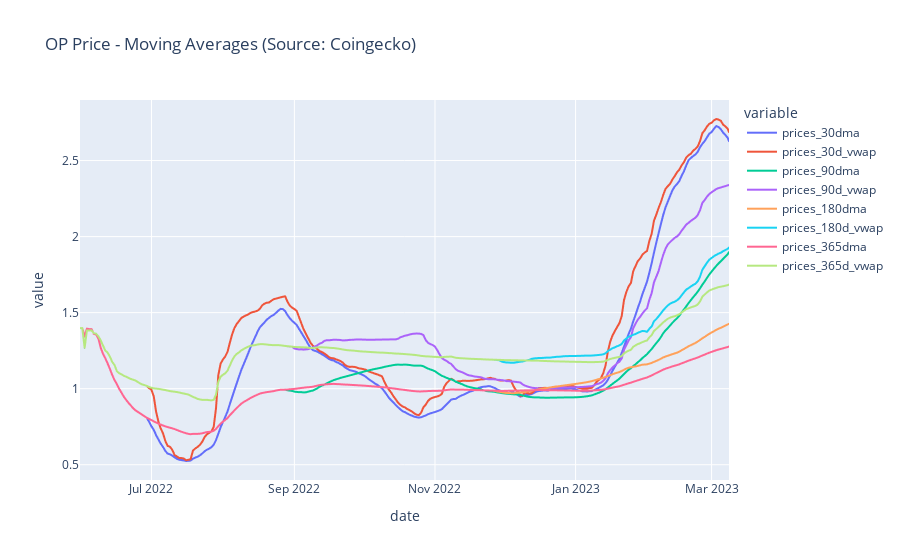

Notebook cell for this chart:
### Code cell
fig = px.line(op_price, x="date", y=prices_cols, title='OP Price - Moving Averages (Source: Coingecko)')
fig.show()

### Figure 1 — Plotly figure (JSON) as saved in the notebook; plotly's stock layout.template omitted (floating-point values rounded to 4 significant figures; data arrays with more than 128 entries replaced by an {"elided": "..."} marker saying what was removed)
{"data": [{"hovertemplate": "variable=prices_30dma<br>date=%{x}<br>value=%{y}<extra></extra>", "legendgroup": "prices_30dma", "line": {"color": "#636efa", "dash": "solid"}, "marker": {"symbol": "circle"}, "mode": "lines", "name": "prices_30dma", "showlegend": true, "type": "scattergl", "x": {"elided": "283 str values"}, "xaxis": "x", "y": {"elided": "283 float values"}, "yaxis": "y"}, {"hovertemplate": "variable=prices_30d_vwap<br>date=%{x}<br>value=%{y}<extra></extra>", "legendgroup": "prices_30d_vwap", "line": {"color": "#EF553B", "dash": "solid"}, "marker": {"symbol": "circle"}, "mode": "lines", "name": "prices_30d_vwap", "showlegend": true, "type": "scattergl", "x": {"elided": "283 str values"}, "xaxis": "x", "y": {"elided": "283 float values"}, "yaxis": "y"}, {"hovertemplate": "variable=prices_90dma<br>date=%{x}<br>value=%{y}<extra></extra>", "legendgroup": "prices_90dma", "line": {"color": "#00cc96", "dash": "solid"}, "marker": {"symbol": "circle"}, "mode": "lines", "name": "prices_90dma", "showlegend": true, "type": "scattergl", "x": {"elided": "283 str values"}, "xaxis": "x", "y": {"elided": "283 float values"}, "yaxis": "y"}, {"hovertemplate": "variable=prices_90d_vwap<br>date=%{x}<br>value=%{y}<extra></extra>", "legendgroup": "prices_90d_vwap", "line": {"color": "#ab63fa", "dash": "solid"}, "marker": {"symbol": "circle"}, "mode": "lines", "name": "prices_90d_vwap", "showlegend": true, "type": "scattergl", "x": {"elided": "283 str values"}, "xaxis": "x", "y": {"elided": "283 float values"}, "yaxis": "y"}, {"hovertemplate": "variable=prices_180dma<br>date=%{x}<br>value=%{y}<extra></extra>", "legendgroup": "prices_180dma", "line": {"color": "#FFA15A", "dash": "solid"}, "marker": {"symbol": "circle"}, "mode": "lines", "name": "prices_180dma", "showlegend": true, "type": "scattergl", "x": {"elided": "283 str values"}, "xaxis": "x", "y": {"elided": "283 float values"}, "yaxis": "y"}, {"hovertemplate": "variable=prices_180d_vwap<br>date=%{x}<br>value=%{y}<extra></extra>", "legendgroup": "prices_180d_vwap", "line": {"color": "#19d3f3", "dash": "solid"}, "marker": {"symbol": "circle"}, "mode": "lines", "name": "prices_180d_vwap", "showlegend": true, "type": "scattergl", "x": {"elided": "283 str values"}, "xaxis": "x", "y": {"elided": "283 float values"}, "yaxis": "y"}, {"hovertemplate": "variable=prices_365dma<br>date=%{x}<br>value=%{y}<extra></extra>", "legendgroup": "prices_365dma", "line": {"color": "#FF6692", "dash": "solid"}, "marker": {"symbol": "circle"}, "mode": "lines", "name": "prices_365dma", "showlegend": true, "type": "scattergl", "x": {"elided": "283 str values"}, "xaxis": "x", "y": {"elided": "283 float values"}, "yaxis": "y"}, {"hovertemplate": "variable=prices_365d_vwap<br>date=%{x}<br>value=%{y}<extra></extra>", "legendgroup": "prices_365d_vwap", "line": {"color": "#B6E880", "dash": "solid"}, "marker": {"symbol": "circle"}, "mode": "lines", "name": "prices_365d_vwap", "showlegend": true, "type": "scattergl", "x": {"elided": "283 str values"}, "xaxis": "x", "y": {"elided": "283 float values"}, "yaxis": "y"}], "layout": {"legend": {"title": {"text": "variable"}, "tracegroupgap": 0}, "title": {"text": "OP Price - Moving Averages (Source: Coingecko)"}, "xaxis": {"anchor": "y", "domain": [0, 1], "title": {"text": "date"}}, "yaxis": {"anchor": "x", "domain": [0, 1], "title": {"text": "value"}}}}
